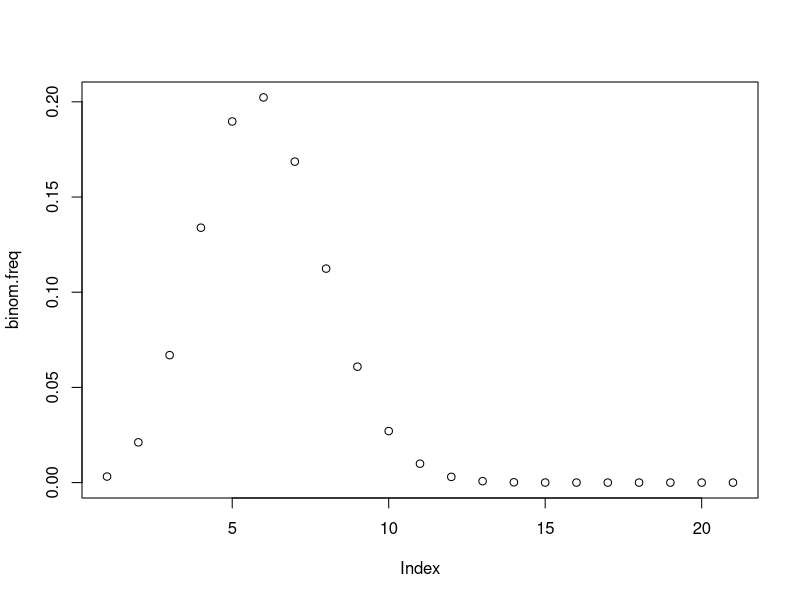

Recreate this plot in R.
## ---- chunk 1
require(readr)

## ---- chunk 2

## ---- chunk 3
binom <- function(int){
  prob<-choose(20, int)*(0.25^int)*(0.75^(20-int))
  return(prob)
}
integers <- seq(from=0, to=20, by=1)

binom.freq <- sapply(integers, FUN=binom)
plot(binom.freq)


## ---- chunk 4
#note I opted to open the data in Excel and save with commas as delineators. 
col.names = c("displacement", "horsepower", "weight", "acceleration", "mpg")
auto <- read_csv(file="auto-mpg.csv", col_names=col.names)

#From the help file: Performs a principal components analysis on the given data matrix and returns the results as an object of class prcomp...The calculation is done by a singular value decomposition of the (centered and possibly scaled) data matrix, not by using eigen on the covariance matrix. This is generally the preferred method for numerical accuracy. 
pc <- prcomp(auto, center=T)
print(pc)
## ---- chunk 5

